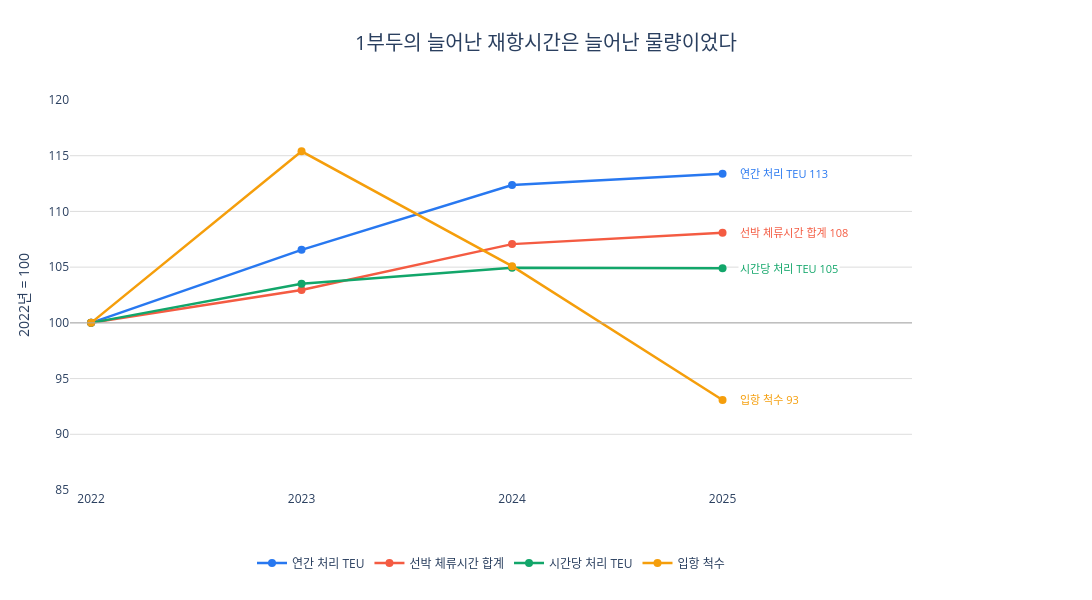

Here is the notebook cell this chart was saved with:
### Markdown cell above
# 1부두의 늘어난 재항시간은 늘어난 물량이었다

### Code cell
from pathlib import Path
import pandas as pd
import plotly.graph_objects as go

# ======================================
# 1. 기본 설정
# ======================================

DATA_DIR = Path(r"C:\work\Final_Project\data")

PORT_PATH = DATA_DIR / "port_month.csv"
RECORD_PATH = DATA_DIR / "record.csv"

START_YEAR = 2022
END_YEAR = 2025

# ======================================
# 2. 월별 물동량 불러오기
# ======================================

port = pd.read_csv(PORT_PATH, encoding="cp949")
port.columns = port.columns.str.strip()

port["기준년도"] = pd.to_numeric(
    port["기준년도"], errors="coerce"
)

port["신항1부두"] = pd.to_numeric(
    port["신항1부두"].astype(str).str.replace(",", ""),
    errors="coerce"
)

port = port[
    port["기준년도"].between(START_YEAR, END_YEAR)
].copy()

# 천 TEU를 실제 TEU 단위로 변환
annual_teu = (
    port.groupby("기준년도")["신항1부두"]
    .sum() * 1000
)

annual_teu.index = annual_teu.index.astype(int)

# ======================================
# 3. 선박 입출항 기록 불러오기
# ======================================

record = pd.read_csv(
    RECORD_PATH, encoding="utf-8-sig"
)

record.columns = record.columns.str.strip()

# 신항 1부두만 선택
record = record[
    record["계선장소"].astype(str).str.contains(
        r"신항\s*1부두\s*\d+선석",
        regex=True,
        na=False
    )
].copy()

# 날짜 변환
record["입항일시"] = pd.to_datetime(
    record["입항일시"], errors="coerce"
)

record["출항일시"] = pd.to_datetime(
    record["출항일시"], errors="coerce"
)

# 재항시간 계산 (시간)
record["재항시간"] = (
    record["출항일시"] - record["입항일시"]
).dt.total_seconds() / 3600

record["연도"] = record["입항일시"].dt.year

record = record[
    record["연도"].between(START_YEAR, END_YEAR)
    & (record["재항시간"] >= 0)
].copy()

# ======================================
# 4. 연도별 지표 계산
# ======================================

annual = record.groupby("연도").agg(
    입항척수=("입항일시", "count"),
    선박체류시간합계=("재항시간", "sum")
)

annual["연간처리TEU"] = annual_teu

# 시간당 처리 TEU
annual["시간당처리TEU"] = (
    annual["연간처리TEU"] /
    annual["선박체류시간합계"]
)

# 2022~2025 순서 정리
annual = annual.reindex(
    range(START_YEAR, END_YEAR + 1)
)

# ======================================
# 5. 2022년 = 100 지수화
# ======================================

columns = [
    "연간처리TEU",
    "선박체류시간합계",
    "시간당처리TEU",
    "입항척수"
]

base = annual.loc[2022, columns]

index_df = annual[columns].div(base).mul(100)

# ======================================
# 6. Plotly 라인그래프
# ======================================

styles = {
    "연간처리TEU": {
        "label": "연간 처리 TEU",
        "color": "#2878F0"
    },
    "선박체류시간합계": {
        "label": "선박 체류시간 합계",
        "color": "#F45B42"
    },
    "시간당처리TEU": {
        "label": "시간당 처리 TEU",
        "color": "#12A66A"
    },
    "입항척수": {
        "label": "입항 척수",
        "color": "#F59E0B"
    }
}

fig = go.Figure()

for col, style in styles.items():

    fig.add_trace(
        go.Scatter(
            x=index_df.index,
            y=index_df[col],

            mode="lines+markers",

            name=style["label"],

            line=dict(
                color=style["color"],
                width=2.5
            ),

            marker=dict(
                size=8,
                color=style["color"]
            ),

            hovertemplate=(
                "연도: %{x}년<br>"
                f"지표: {style['label']}<br>"
                "지수: %{y:.1f}"
                "<extra></extra>"
            )
        )
    )

# ======================================
# 7. 2025년 마지막 값 표시
# ======================================

for col, style in styles.items():

    value = index_df.loc[2025, col]

    fig.add_annotation(
        x=2025,
        y=value,

        text=f"{style['label']} {value:.0f}",

        showarrow=False,

        xshift=15,

        xanchor="left",

        font=dict(
            size=11,
            color=style["color"]
        ),

        bgcolor="white"
    )

# ======================================
# 8. 기준선 (2022년 = 100)
# ======================================

fig.add_hline(
    y=100,
    line_color="#AAAAAA",
    line_width=1,
    line_dash="solid"
)

# ======================================
# 9. 그래프 디자인
# ======================================

fig.update_layout(

    title=dict(
        text="1부두의 늘어난 재항시간은 늘어난 물량이었다",
        x=0.5,
        xanchor="center",
        font=dict(size=20)
    ),

    xaxis=dict(
        title="",
        tickmode="array",
        tickvals=[2022, 2023, 2024, 2025],
        range=[2021.9, 2025.9],
        showgrid=False
    ),

    yaxis=dict(
        title="2022년 = 100",
        range=[85, 120],
        showgrid=True,
        gridcolor="#DDDDDD",
        zeroline=False
    ),

    template="plotly_white",

    width=1200,
    height=600,

    hovermode="x unified",

    legend=dict(
        title="",
        orientation="h",
        yanchor="top",
        y=-0.15,
        xanchor="center",
        x=0.5
    ),

    margin=dict(
        t=100,
        b=110,
        l=70,
        r=180
    )
)

# ======================================
# 10. PyCharm 주피터 노트북 내부 출력
# ======================================

fig.show()

# ======================================
# 11. 분석 결과 확인
# ======================================

print("\n[연도별 실제 수치]")
print(annual.round(2).to_string())

print("\n[2022년 = 100 지수]")
print(index_df.round(1).to_string())

### Figure 1 — Plotly figure (JSON) as saved in the notebook; plotly's stock layout.template omitted (floating-point values rounded to 4 significant figures)
{"data": [{"hovertemplate": "연도: %{x}년<br>지표: 연간 처리 TEU<br>지수: %{y:.1f}<extra></extra>", "line": {"color": "#2878F0", "width": 2.5}, "marker": {"color": "#2878F0", "size": 8}, "mode": "lines+markers", "name": "연간 처리 TEU", "x": [2022, 2023, 2024, 2025], "y": [100.0, 106.6, 112.4, 113.4], "type": "scatter"}, {"hovertemplate": "연도: %{x}년<br>지표: 선박 체류시간 합계<br>지수: %{y:.1f}<extra></extra>", "line": {"color": "#F45B42", "width": 2.5}, "marker": {"color": "#F45B42", "size": 8}, "mode": "lines+markers", "name": "선박 체류시간 합계", "x": [2022, 2023, 2024, 2025], "y": [100.0, 102.9, 107.1, 108.1], "type": "scatter"}, {"hovertemplate": "연도: %{x}년<br>지표: 시간당 처리 TEU<br>지수: %{y:.1f}<extra></extra>", "line": {"color": "#12A66A", "width": 2.5}, "marker": {"color": "#12A66A", "size": 8}, "mode": "lines+markers", "name": "시간당 처리 TEU", "x": [2022, 2023, 2024, 2025], "y": [100.0, 103.5, 104.9, 104.9], "type": "scatter"}, {"hovertemplate": "연도: %{x}년<br>지표: 입항 척수<br>지수: %{y:.1f}<extra></extra>", "line": {"color": "#F59E0B", "width": 2.5}, "marker": {"color": "#F59E0B", "size": 8}, "mode": "lines+markers", "name": "입항 척수", "x": [2022, 2023, 2024, 2025], "y": [100.0, 115.4, 105.1, 93.08], "type": "scatter"}], "layout": {"annotations": [{"bgcolor": "white", "font": {"color": "#2878F0", "size": 11}, "showarrow": false, "text": "연간 처리 TEU 113", "x": 2025, "xanchor": "left", "xshift": 15, "y": 113.4}, {"bgcolor": "white", "font": {"color": "#F45B42", "size": 11}, "showarrow": false, "text": "선박 체류시간 합계 108", "x": 2025, "xanchor": "left", "xshift": 15, "y": 108.1}, {"bgcolor": "white", "font": {"color": "#12A66A", "size": 11}, "showarrow": false, "text": "시간당 처리 TEU 105", "x": 2025, "xanchor": "left", "xshift": 15, "y": 104.9}, {"bgcolor": "white", "font": {"color": "#F59E0B", "size": 11}, "showarrow": false, "text": "입항 척수 93", "x": 2025, "xanchor": "left", "xshift": 15, "y": 93.08}], "shapes": [{"line": {"color": "#AAAAAA", "dash": "solid", "width": 1}, "type": "line", "x0": 0, "x1": 1, "xref": "x domain", "y0": 100, "y1": 100, "yref": "y"}], "title": {"font": {"size": 20}, "text": "1부두의 늘어난 재항시간은 늘어난 물량이었다", "x": 0.5, "xanchor": "center"}, "xaxis": {"title": {"text": ""}, "tickmode": "array", "tickvals": [2022, 2023, 2024, 2025], "range": [2022.0, 2026.0], "showgrid": false}, "yaxis": {"title": {"text": "2022년 = 100"}, "range": [85, 120], "showgrid": true, "gridcolor": "#DDDDDD", "zeroline": false}, "legend": {"title": {"text": ""}, "orientation": "h", "yanchor": "top", "y": -0.15, "xanchor": "center", "x": 0.5}, "margin": {"t": 100, "b": 110, "l": 70, "r": 180}, "width": 1200, "height": 600, "hovermode": "x unified"}}
